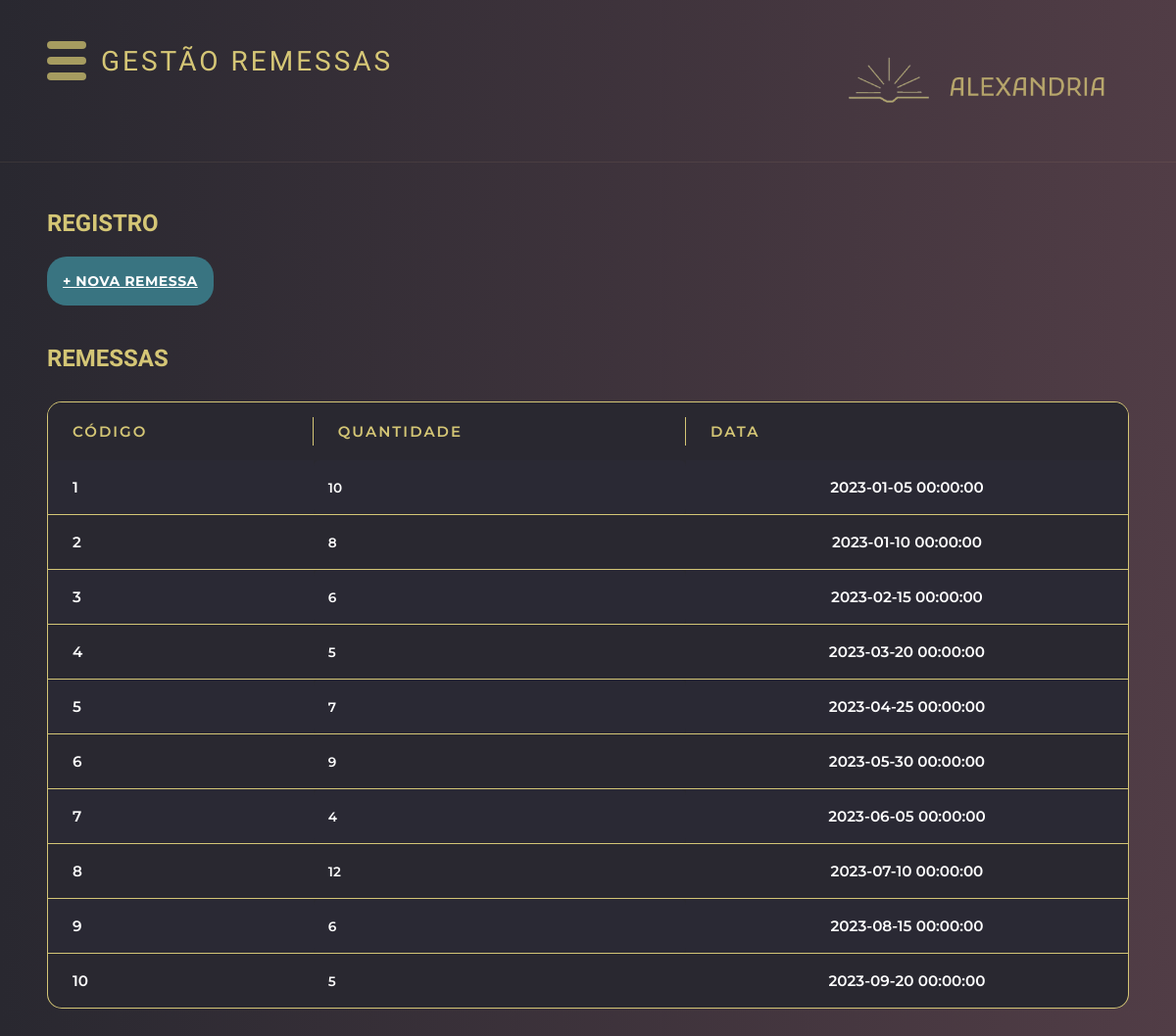
The app's page /template/gestao/remessa-gestao.php, older data.
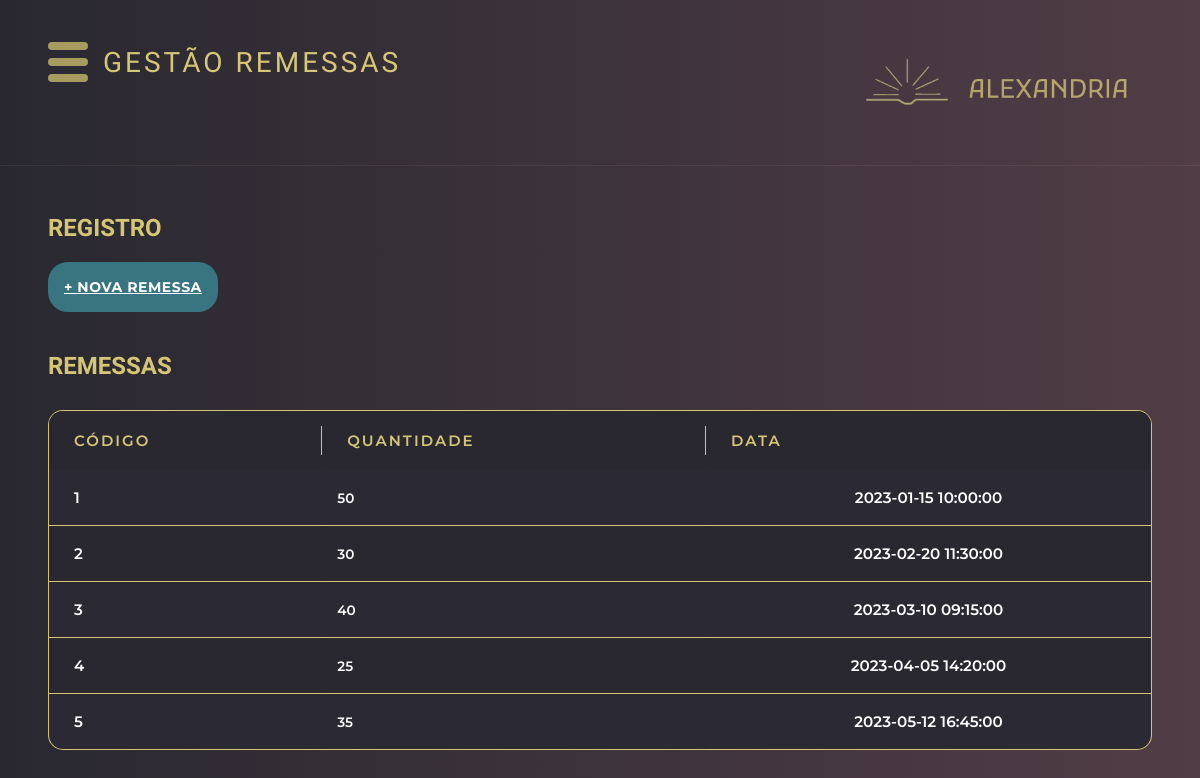
The same page, newer data.
### tables this page shows
CREATE TABLE REMESSA (
 pk_rem INT PRIMARY KEY auto_increment, 
 rem_data TIMESTAMP not null,
 rem_qtd INT not null,
 fk_forn INT not null,
 fk_liv INT not null,
 fk_user INT not null,
 FOREIGN KEY(fk_forn) references FORNECEDOR(pk_forn) on delete restrict on update cascade,
 FOREIGN KEY(fk_liv) references LIVRO(pk_liv) on delete restrict on update cascade,
 FOREIGN KEY(fk_user) references USUARIO(pk_user) on delete restrict on update cascade
);

### geral.php (called while the page is built, shortened)
<?php
function conectaBd() {
    $conexao = conectarBanco();
    return $conexao;
}
function listar($tabela) {
    $conexao = conectaBd();
    $stmt = $conexao->prepare("SELECT * FROM $tabela");
    $stmt->execute();
    $variavel = $stmt->fetchAll();
    return $variavel;
}
?>

### template/gestao/remessa-gestao.php (the view, shortened to what this page needs)
<?php
require_once "../../geral.php";
$remessas = listar('remessa');
include '../header.php';
?>
<main class="main-content">
    <div class="titulo">
        <h2>REGISTRO</h2>
    </div>
    <div class="top-section">
        <div class="actions-section">
            <a href="remessa-cadastro.php" class="action-btn">
                <span class="plus-icon">+ NOVA REMESSA</span>
            </a>
        </div>
    </div>
    <div class = "titulo">
        <h2>Remessas</h2>
    </div>
    <div class='titleliv'>
        <div class="tabela">
            <div class="tisch">
                <table>
                    <tr>
                        <th>Código</th>
                        <th>Quantidade</th>
                        <th>Data</th>
                    </tr>
                    <?php foreach ($remessas as $remessa): ?>
                        <tr>
                            <td><?= htmlspecialchars($remessa['pk_rem']) ?></td>
                            <td><?= htmlspecialchars($remessa["rem_qtd"]) ?></td>
                            <td><?= htmlspecialchars($remessa["rem_data"]) ?></td>
                        </tr>
                    <?php endforeach; ?>
                </table>
            </div>
        </div>
    </div>
</main>
</body>
</html>

Row changes from the older to the newer data that the page shows:
removed remessa: pk_rem "6", rem_qtd "9", rem_data "2023-05-30 00:00:00"
removed remessa: pk_rem "7", rem_qtd "4", rem_data "2023-06-05 00:00:00"
removed remessa: pk_rem "8", rem_qtd "12", rem_data "2023-07-10 00:00:00"
removed remessa: pk_rem "9", rem_qtd "6", rem_data "2023-08-15 00:00:00"
removed remessa: pk_rem "10", rem_qtd "5", rem_data "2023-09-20 00:00:00"
changed remessa id 1: rem_qtd "10" → "50"; rem_data "2023-01-05 00:00:00" → "2023-01-15 10:00:00"
changed remessa id 2: rem_qtd "8" → "30"; rem_data "2023-01-10 00:00:00" → "2023-02-20 11:30:00"
changed remessa id 3: rem_qtd "6" → "40"; rem_data "2023-02-15 00:00:00" → "2023-03-10 09:15:00"
changed remessa id 4: rem_qtd "5" → "25"; rem_data "2023-03-20 00:00:00" → "2023-04-05 14:20:00"
changed remessa id 5: rem_qtd "7" → "35"; rem_data "2023-04-25 00:00:00" → "2023-05-12 16:45:00"
